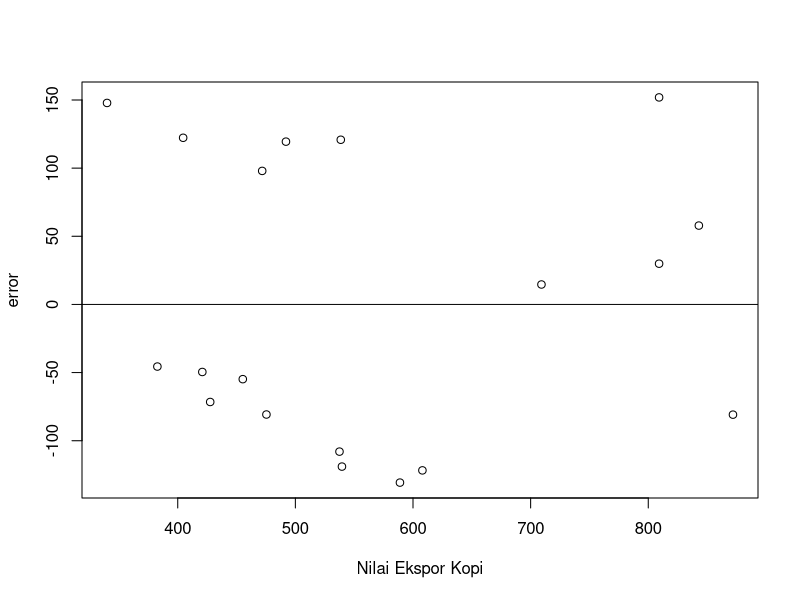
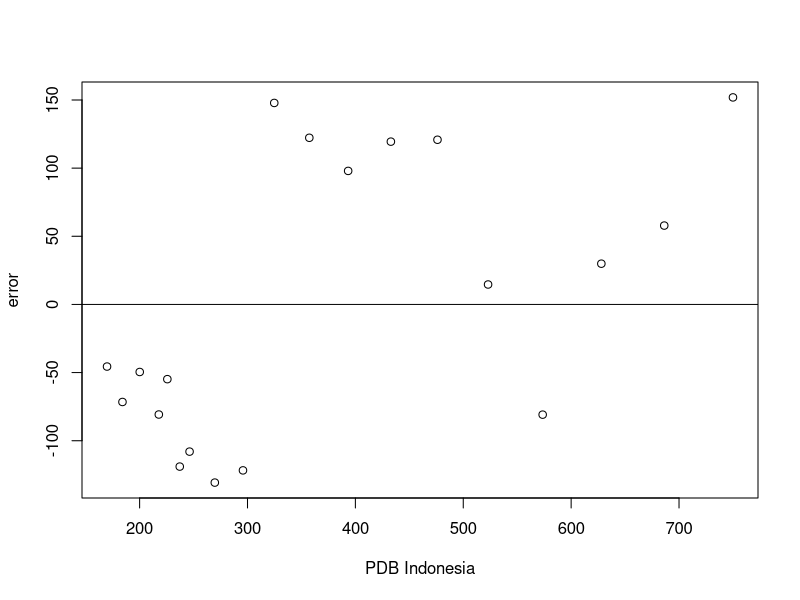

Generate these figures, in order, with R:
## ---- chunk 1
#| warning: false
#| echo: true
library(tidyverse)
library(readxl)
## ---- chunk 2
dat<-read_excel('data_arifin.xlsx')
View(dat)

#X
reg1<-lm(Y~X,data=dat)
dat$m<-resid(reg1)
plot(dat$X,dat$m,xlab="Nilai Ekspor Kopi",ylab="error")
abline(h=0)
## ---- chunk 3
#Y
dat$m<-resid(reg1)
plot(dat$Y,dat$m,xlab="PDB Indonesia",ylab="error")
abline(h=0)
## ---- chunk 4
#Regresi
dat<-read_excel('data_arifin.xlsx')
reg1<-lm(Y~X,data=dat)
summary(reg1)
